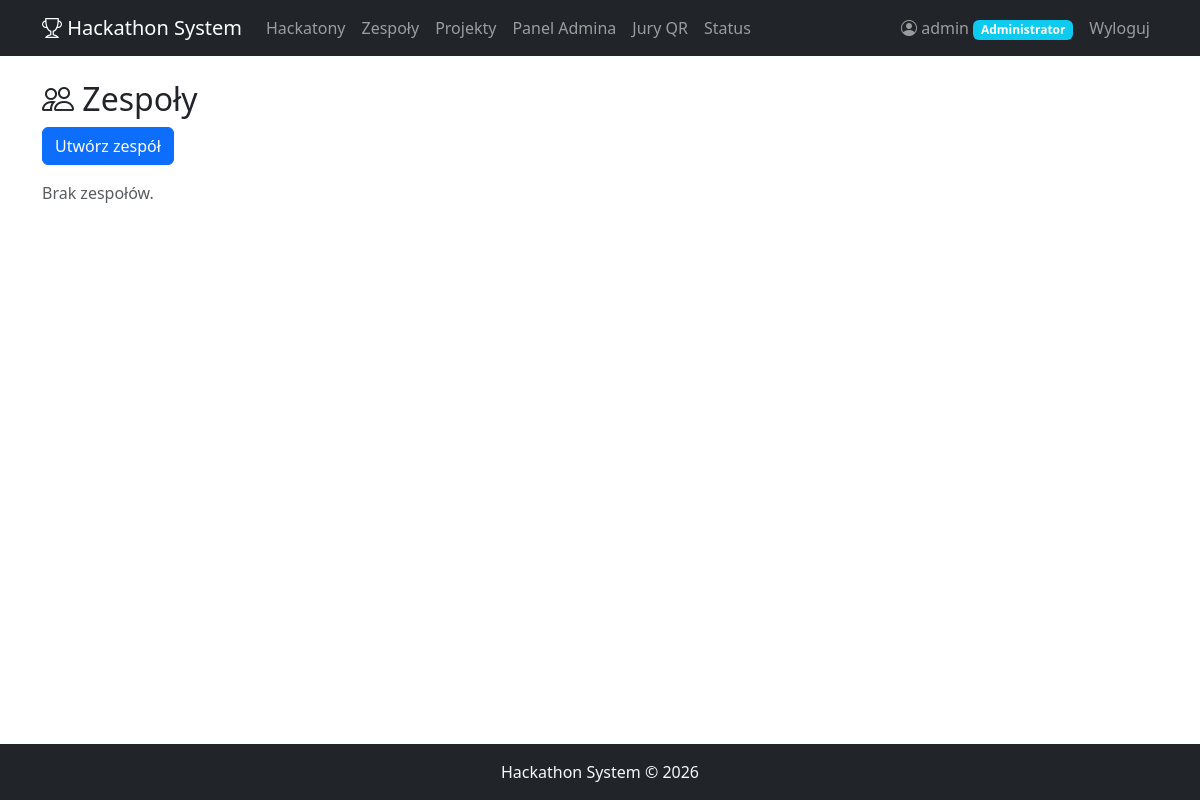
The app's page /teams/ (signed in), older data.
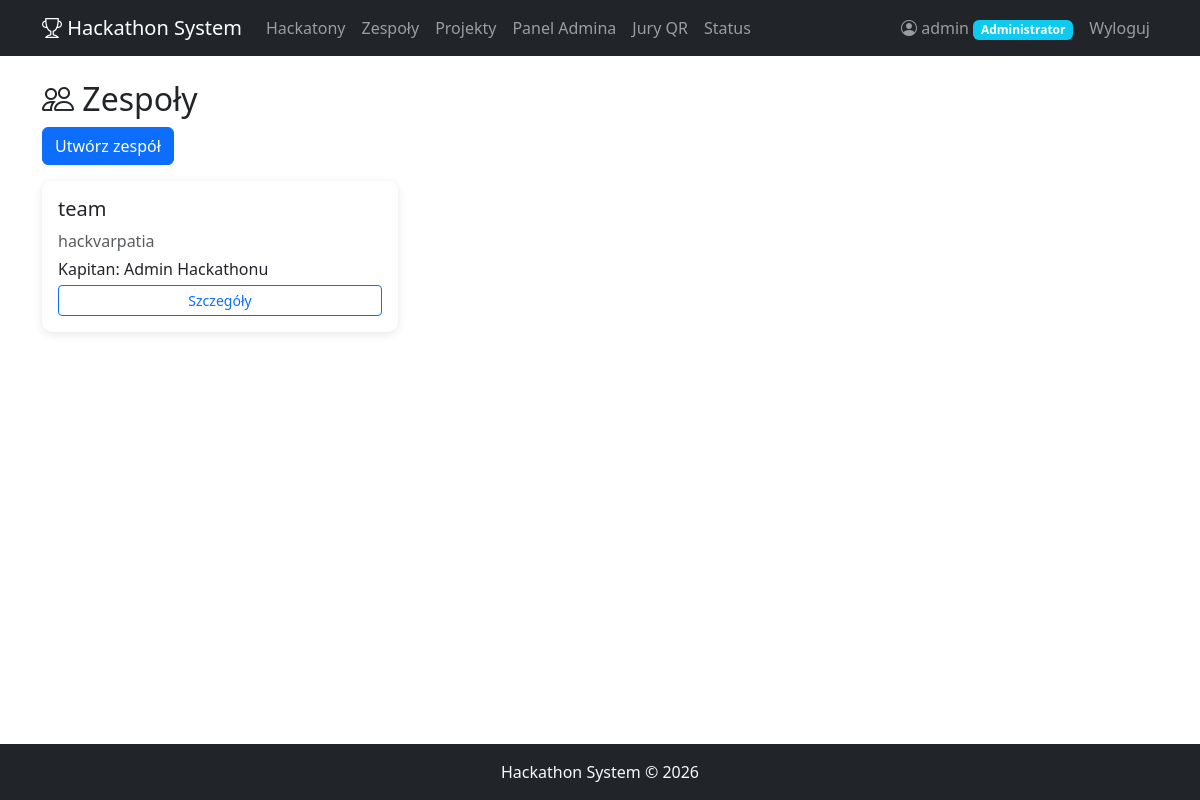
The same page, newer data.
### teams/models.py (models this page shows, shortened)
class Team(models.Model):
    name = models.CharField(max_length=200, verbose_name='Nazwa zespołu')
    hackathon = models.ForeignKey(Hackathon, on_delete=models.CASCADE, related_name='teams')
    captain = models.ForeignKey(User, on_delete=models.CASCADE, related_name='captained_teams')
    description = models.TextField(blank=True, verbose_name='Opis')
    created_at = models.DateTimeField(auto_now_add=True)
    class Meta:
        unique_together = ['name', 'hackathon']

### hackathon/models.py (models this page shows, shortened)
class Hackathon(models.Model):
    STATUS_CHOICES = [
        ('planned', 'Planowany'),
        ('active', 'Aktywny'),
        ('judging', 'Ocenianie'),
        ('finished', 'Zakończony'),
    ]
    name = models.CharField(max_length=200, verbose_name='Nazwa')
    description = models.TextField(verbose_name='Opis')
    date_start = models.DateTimeField(verbose_name='Data rozpoczęcia')
    date_end = models.DateTimeField(verbose_name='Data zakończenia')
    submit_deadline = models.DateTimeField(verbose_name='Deadline oddania projektów')
    status = models.CharField(max_length=20, choices=STATUS_CHOICES, default='planned', verbose_name='Status')
    max_team_size = models.PositiveIntegerField(default=5, verbose_name='Max wielkość zespołu')
    created_at = models.DateTimeField(auto_now_add=True)
    class Meta:
        ordering = ['-date_start']

### teams/views.py (the view)
# urls.py: path('', views.team_list, name='list'),
@login_required
def team_list(request):
    teams = Team.objects.all().select_related('hackathon', 'captain')
    return render(request, 'teams/list.html', {'teams': teams})

### accounts/models.py (called while the page is built)
    @property
    def is_admin(self):
        return self.role == 'admin'

    @property
    def is_jury(self):
        return self.role == 'jury'

### teams/templates/teams/list.html (shortened to what this page needs)
{% extends 'base.html' %}
{% block content %}
<h2><i class="bi bi-people"></i> Zespoły</h2>
<a href="{% url 'teams:create' %}" class="btn btn-primary mb-3">Utwórz zespół</a>
<div class="row">
    {% for team in teams %}
        <div class="col-md-4 mb-3">
            <div class="card p-3">
                <h5>{{ team.name }}</h5>
                <p class="text-muted mb-1">{{ team.hackathon.name }}</p>
                <p class="mb-1">Kapitan: {{ team.captain.get_full_name|default:team.captain.username }}</p>
                <a href="{% url 'teams:detail' team.pk %}" class="btn btn-sm btn-outline-primary">Szczegóły</a>
            </div>
        </div>
    {% empty %}
        <p class="text-muted">Brak zespołów.</p>
    {% endfor %}
</div>
{% endblock %}

Row changes from the older to the newer data that the page shows:
added Team: name "team", hackathon.name "hackvarpatia", captain.get_full_name "Admin Hackathonu"
Text that changed along with them:
text no longer shown: "Brak zespołów."
